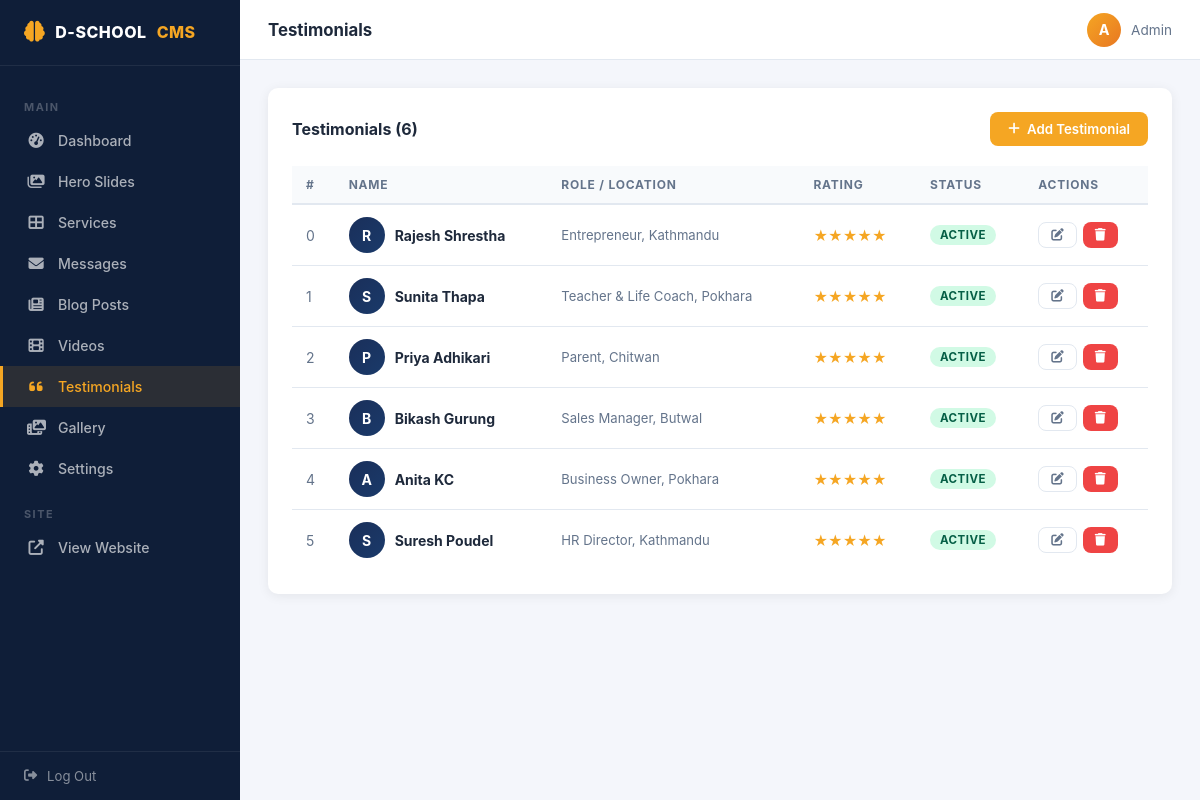
Page /admin/testimonials.php (signed in) on the committed database.
### tables this page shows
CREATE TABLE `testimonials` (
  `id` int(11) NOT NULL AUTO_INCREMENT,
  `name` varchar(255) NOT NULL,
  `role` varchar(255) DEFAULT NULL,
  `location` varchar(255) DEFAULT NULL,
  `content` text NOT NULL,
  `rating` tinyint(4) DEFAULT 5,
  `avatar_initial` char(2) DEFAULT NULL,
  `is_active` tinyint(4) DEFAULT 1,
  `sort_order` int(11) DEFAULT 0,
  `created_at` timestamp NULL DEFAULT current_timestamp(),
  PRIMARY KEY (`id`)
);

### config.php (called while the page is built, shortened)
<?php
function h(string $s): string {
    return htmlspecialchars($s, ENT_QUOTES, 'UTF-8');
}

### admin/testimonials.php (the view, shortened to what this page needs)
<?php
require_once __DIR__ . '/../config.php';
$db = getDB(); $action = $_GET['action'] ?? 'list'; $id = (int)($_GET['id'] ?? 0);
require_once __DIR__ . '/includes/layout.php';
if(isset($_GET['msg'])&&$_GET['msg']==='deleted'): ?><div class="alert alert-success"><i class="fas fa-check-circle"></i> Testimonial deleted.</div><?php endif;
if($error): ?><div class="alert alert-error"><i class="fas fa-exclamation-circle"></i> <?=h($error)?></div><?php endif;
if ($action === 'list'):
    $testis = $db->query("SELECT * FROM testimonials ORDER BY sort_order ASC, created_at DESC")->fetchAll();
?>
<div class="adm-card">
  <div class="adm-card-head">
    <h2>Testimonials (<?=count($testis)?>)</h2>
    <a href="?action=new" class="btn btn-gold"><i class="fas fa-plus"></i> Add Testimonial</a>
  </div>
  <table class="adm-table">
    <thead><tr><th>#</th><th>Name</th><th>Role / Location</th><th>Rating</th><th>Status</th><th>Actions</th></tr></thead>
    <tbody>
      <?php foreach($testis as $t): ?>
      <tr>
        <td style="color:var(--muted)"><?=$t['sort_order']?></td>
        <td>
          <div style="display:flex;align-items:center;gap:10px">
            <div style="width:36px;height:36px;border-radius:50%;background:linear-gradient(135deg,#1a2f5a,#1a3a6a);display:flex;align-items:center;justify-content:center;color:#fff;font-weight:700;flex-shrink:0"><?=h($t['avatar_initial'])?></div>
            <strong><?=h($t['name'])?></strong>
          </div>
        </td>
        <td style="font-size:.82rem;color:var(--muted)"><?=h($t['role'])?>, <?=h($t['location'])?></td>
        <td style="color:#F5A623"><?=str_repeat('★',(int)$t['rating'])?></td>
        <td><a href="?action=toggle&id=<?=$t['id']?>" class="badge <?=$t['is_active']?'badge-green':'badge-red'?>" style="text-decoration:none;cursor:pointer"><?=$t['is_active']?'Active':'Hidden'?></a></td>
        <td><div style="display:flex;gap:6px">
          <a href="?action=edit&id=<?=$t['id']?>" class="btn btn-outline btn-sm"><i class="fas fa-edit"></i></a>
          <a href="?action=delete&id=<?=$t['id']?>" class="btn btn-danger btn-sm" data-confirm="Delete this testimonial?"><i class="fas fa-trash"></i></a>
        </div></td>
      </tr>
      <?php endforeach; ?>
    </tbody>
  </table>
</div>
<?php endif; adminFooter(); ?>

### admin/includes/layout.php (style rules this page uses)
* { box-sizing:border-box;margin:0;padding:0; }
:root { --nav:#0f1e38;--nav-hover:#1a2f5a;--gold:#F5A623;--gold-dark:#E87722; --white:#fff;--bg:#f4f6fb;--card:#fff;--text:#1e293b;--muted:#64748b; --border:#e2e8f0;--radius:10px;--shadow:0 2px 12px rgba(0,0,0,.07); --sidebar-w:240px; }
body { font-family:'Inter',system-ui,sans-serif;background:var(--bg);color:var(--text);display:flex;min-height:100vh; }
.adm-card { background:var(--card);border-radius:var(--radius);box-shadow:var(--shadow);padding:24px;margin-bottom:24px; }
.adm-card-head { display:flex;justify-content:space-between;align-items:center;margin-bottom:20px;flex-wrap:wrap;gap:12px; }
.adm-card-head h2 { font-size:1rem;font-weight:700;color:var(--text); }
.adm-table { width:100%;border-collapse:collapse;font-size:.875rem; }
.adm-table th { background:#f8fafc;text-align:left;padding:11px 14px; font-size:.75rem;font-weight:700;text-transform:uppercase; letter-spacing:.8px;color:var(--muted);border-bottom:2px solid var(--border); }
.adm-table td { padding:12px 14px;border-bottom:1px solid var(--border);vertical-align:middle; }
.adm-table tr:last-child td { border-bottom:none; }
.badge { display:inline-block;padding:3px 10px;border-radius:20px; font-size:.72rem;font-weight:700;text-transform:uppercase;letter-spacing:.5px; }
.badge-green { background:#d1fae5;color:#065f46; }
.btn { display:inline-flex;align-items:center;gap:7px;padding:9px 18px; border-radius:8px;font-size:.83rem;font-weight:600;cursor:pointer; text-decoration:none;border:none;transition:all .2s;white-space:nowrap; }
.btn-gold { background:var(--gold);color:#fff; }
.btn-danger { background:#ef4444;color:#fff; }
.btn-sm { padding:6px 12px;font-size:.78rem; }
.btn-outline { background:transparent;border:1.5px solid var(--border);color:var(--muted); }

### rows in the picture
testimonials: sort_order "0", avatar_initial "R", name "Rajesh Shrestha", role "Entrepreneur", location "Kathmandu", rating "★★★★★", is_active "ACTIVE"
testimonials: sort_order "1", avatar_initial "S", name "Sunita Thapa", role "Teacher & Life Coach", location "Pokhara", rating "★★★★★", is_active "ACTIVE"
testimonials: sort_order "2", avatar_initial "P", name "Priya Adhikari", role "Parent", location "Chitwan", rating "★★★★★", is_active "ACTIVE"
testimonials: sort_order "3", avatar_initial "B", name "Bikash Gurung", role "Sales Manager", location "Butwal", rating "★★★★★", is_active "ACTIVE"
testimonials: sort_order "4", avatar_initial "A", name "Anita KC", role "Business Owner", location "Pokhara", rating "★★★★★", is_active "ACTIVE"
testimonials: sort_order "5", avatar_initial "S", name "Suresh Poudel", role "HR Director", location "Kathmandu", rating "★★★★★", is_active "ACTIVE"

### other values in the picture
$item['label'] "Dashboard"
$item['label'] "Hero Slides"
$item['label'] "Services"
$item['label'] "Messages"
$item['label'] "Blog Posts"
$item['label'] "Videos"
$item['label'] "Testimonials"
$item['label'] "Gallery"
$item['label'] "Settings"
$title "Testimonials"
count($testis) "6"
